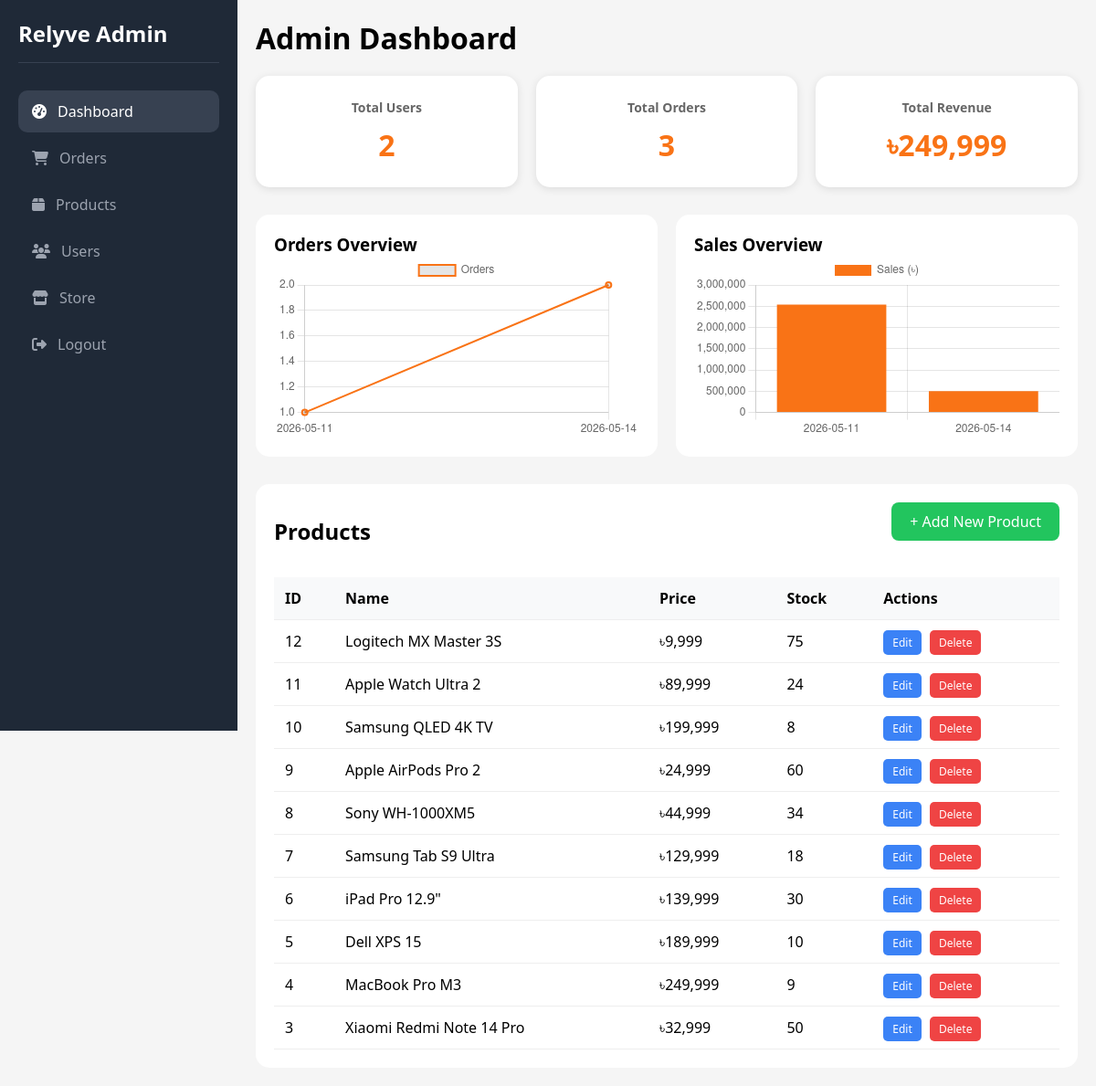
The page /admin.php (signed in) on the database as committed earlier.
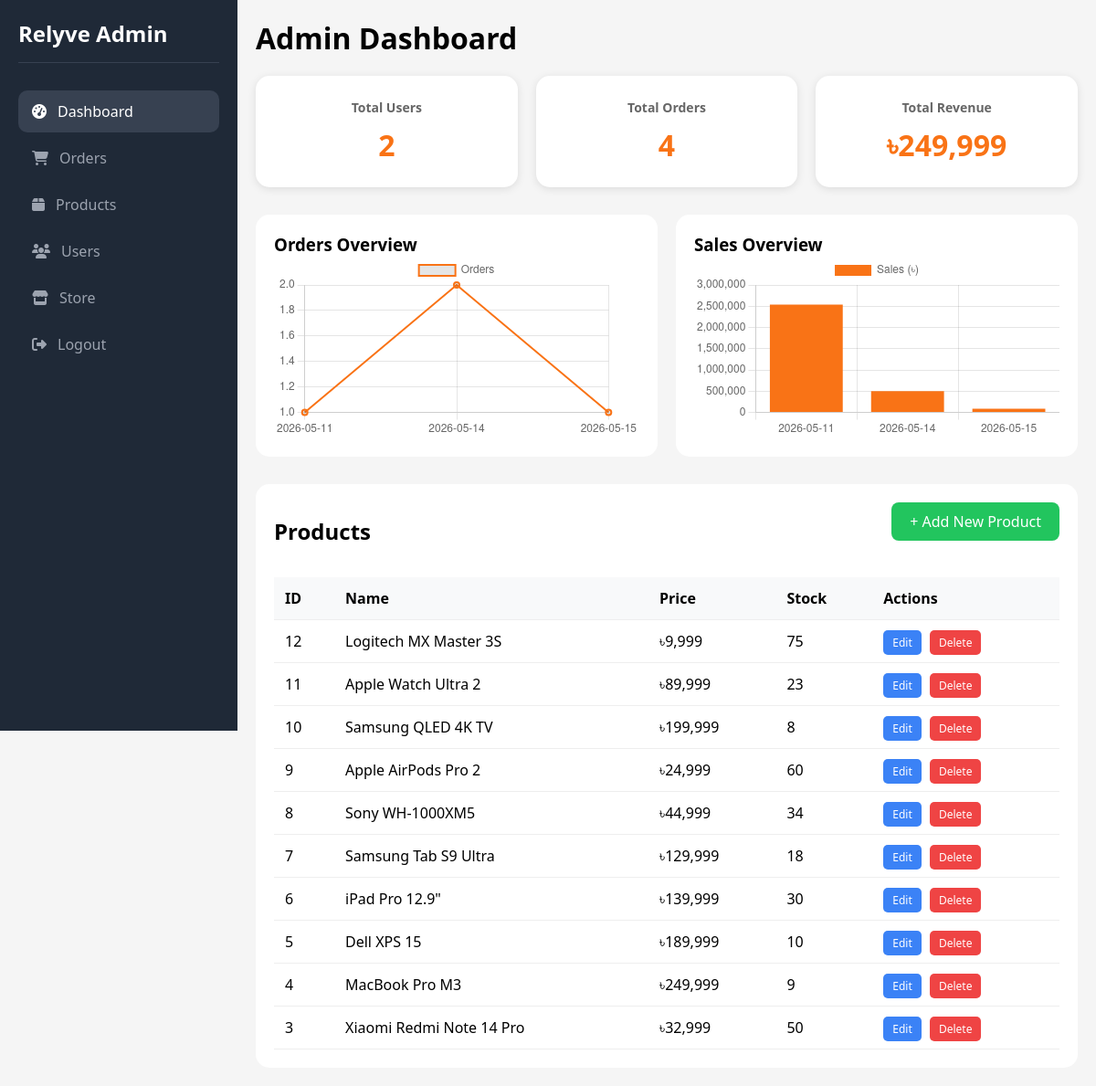
The same page on the database as committed later.
### tables this page shows
CREATE TABLE `products` (
  `id` int(11) NOT NULL,
  `name` varchar(200) NOT NULL,
  `description` text DEFAULT NULL,
  `price` decimal(10,2) NOT NULL,
  `old_price` decimal(10,2) DEFAULT NULL,
  `category` varchar(50) NOT NULL,
  `stock` int(11) DEFAULT 10,
  `rating` decimal(2,1) DEFAULT 4.5,
  `image_url` varchar(500) DEFAULT NULL,
  `is_hot_deal` tinyint(1) DEFAULT 0,
  `deal_price` decimal(10,2) DEFAULT NULL,
  `deal_start_date` datetime DEFAULT NULL,
  `deal_end_date` datetime DEFAULT NULL,
  `deal_quantity` int(11) DEFAULT NULL,
  `deal_sold` int(11) DEFAULT 0,
  `created_at` timestamp NOT NULL DEFAULT current_timestamp()
);

### admin.php (the view, shortened to what this page needs)
<?php
include_once 'config/db_connect.php';
$total_users = $conn->query("SELECT COUNT(*) as t FROM users")->fetch_assoc()['t'];
$total_orders = $conn->query("SELECT COUNT(*) as t FROM orders")->fetch_assoc()['t'];
$total_sales = $conn->query("SELECT SUM(total_amount) as t FROM orders WHERE order_status = 'delivered'")->fetch_assoc()['t'] ?? 0;
$orderData = [];
$res = $conn->query("SELECT DATE(created_at) d, COUNT(*) c FROM orders GROUP BY d");
while($r = $res->fetch_assoc()){
    $orderData[] = $r;
}
$salesData = [];
$res = $conn->query("SELECT DATE(created_at) d, SUM(total_amount) s FROM orders GROUP BY d");
while($r = $res->fetch_assoc()){
    $salesData[] = $r;
}
?>
<!DOCTYPE html>
<html>
<head>
<link rel="stylesheet" href="https://cdnjs.cloudflare.com/ajax/libs/font-awesome/6.6.0/css/all.min.css">
</head>
<body>
<div class="dashboard">
    <div class="sidebar">
        <h2>Relyve Admin</h2>
        <a href="admin.php" class="active"><i class="fas fa-tachometer-alt"></i> Dashboard</a>
        <a href="admin/orders.php"><i class="fas fa-shopping-cart"></i> Orders</a>
        <a href="admin/products.php"><i class="fas fa-box"></i> Products</a>
        <a href="admin/users.php"><i class="fas fa-users"></i> Users</a>
        <a href="index.php"><i class="fas fa-store"></i> Store</a>
        <a href="logout.php"><i class="fas fa-sign-out-alt"></i> Logout</a>
    </div>
    <div class="main">
        <h1 style="margin-bottom: 20px;">Admin Dashboard</h1>
        <div class="stats">
            <div class="box"><h3>Total Users</h3><p><?= $total_users ?></p></div>
            <div class="box"><h3>Total Orders</h3><p><?= $total_orders ?></p></div>
            <div class="box"><h3>Total Revenue</h3><p>৳<?= number_format($total_sales) ?></p></div>
        </div>
        <div class="charts">
            <div class="chart-box"><h3>Orders Overview</h3><canvas id="ordersChart"></canvas></div>
            <div class="chart-box"><h3>Sales Overview</h3><canvas id="salesChart"></canvas></div>
        </div>
        <div class="orders">
            <div style="display: flex; justify-content: space-between; align-items: center; margin-bottom: 20px;">
                <h2>Products</h2>
                <a href="admin/products.php" class="add-btn">+ Add New Product</a>
            </div>
            <table>
                <thead><tr><th>ID</th><th>Name</th><th>Price</th><th>Stock</th><th>Actions</th></tr></thead>
                <tbody>
                <?php
                $res = $conn->query("SELECT * FROM products ORDER BY id DESC LIMIT 10");
                while($p = $res->fetch_assoc()):
                ?>
                <tr>
                    <td><?= $p['id'] ?></td>
                    <td><?= $p['name'] ?></td>
                    <td>৳<?= number_format($p['price']) ?></td>
                    <td><?= $p['stock'] ?></td>
                    <td>
                        <a href="admin/products.php?edit=<?= $p['id'] ?>" class="edit-btn">Edit</a>
                        <a href="?delete=<?= $p['id'] ?>" onclick="return confirm('Delete?')" class="delete-btn">Delete</a>
                    </td>
                </tr>
                <?php endwhile; ?>
                </tbody>
            </table>
        </div>
    </div>
</div>
<script>
new Chart(document.getElementById('ordersChart'), {
    type: 'line', data: { labels: [<?php foreach($orderData as $d) echo "'".$d['d']."',"; ?>],
    datasets: [{ label: 'Orders', data: [<?php foreach($orderData as $d) echo $d['c'].","; ?>], borderColor: '#f97316', borderWidth: 2 }] }
});
new Chart(document.getElementById('salesChart'), {
    type: 'bar', data: { labels: [<?php foreach($salesData as $d) echo "'".$d['d']."',"; ?>],
    datasets: [{ label: 'Sales (৳)', data: [<?php foreach($salesData as $d) echo $d['s'].","; ?>], backgroundColor: '#f97316' }] }
});
</script>
</body>
</html>

Rows that differ between the two databases and show on the page:
changed products "Apple Watch Ultra 2": stock "24" → "23"
Other text that changed with them:
$total_orders: "3" → "4"
chart data {{ $d['d'] }}: 2026-05-11, 2026-05-14 → 2026-05-11, 2026-05-14, 2026-05-15
chart data {{ $d['c'] }}: 1, 2 → 1, 2, 1
chart data {{ $d['s'] }}: 2539982.00, 499998.00 → 2539982.00, 499998.00, 89999.00
